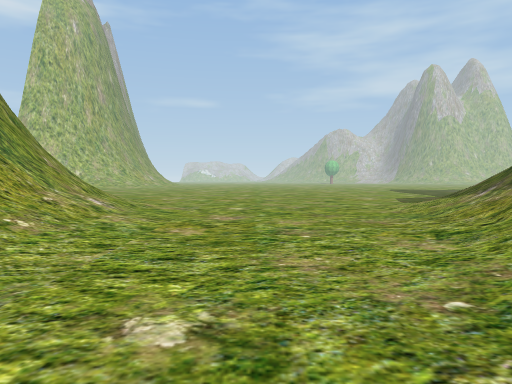
View 1 (above)

17 first-person views from a walk through a 3-D level made in the Unity game engine. The camera is 1.5 m above the floor, tilts 2° down and sees 70° across. The floor is counted in squares, 2 m on a side. Each view is taken from the middle of a square. On the plan, view 1 faces up. The plan holds only what a view shows up to about 11 squares ahead; the rest is blank. The place goes on beyond the plan. Some trees and plants on the terrain are drawn as simple stand-ins. Some surface patterns are stand-ins.

View 2
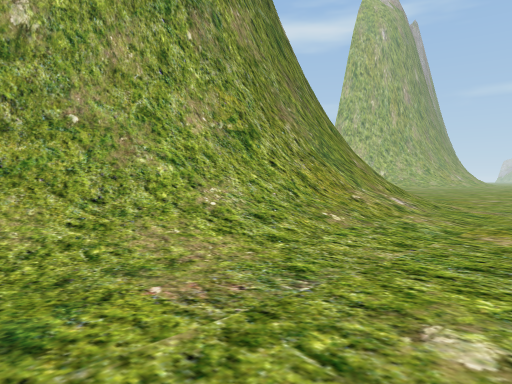

View 3
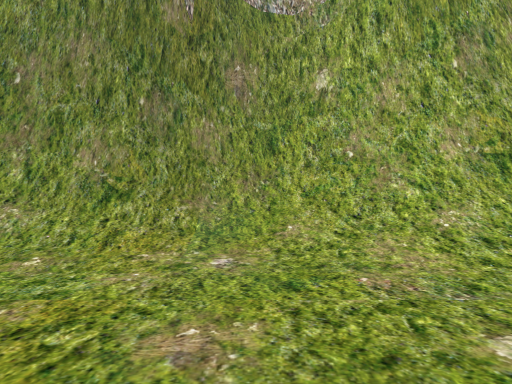

View 4
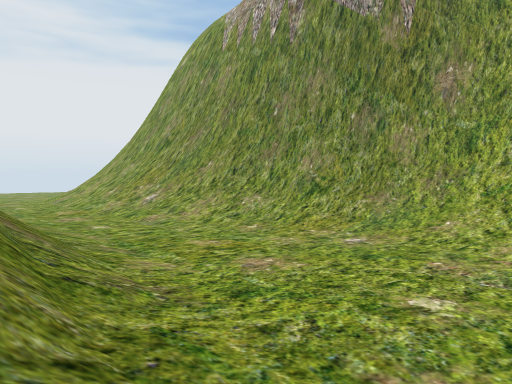

View 5
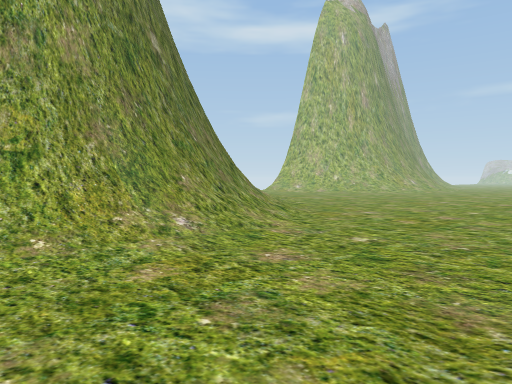

View 6
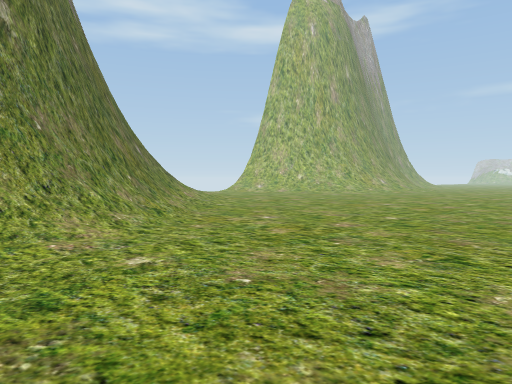

View 7
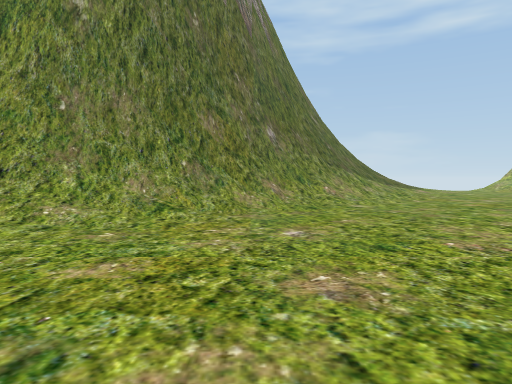

View 8
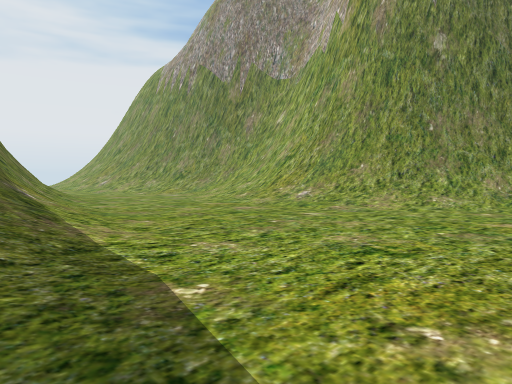

View 9
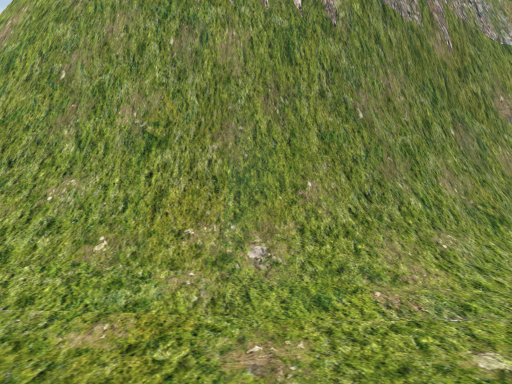

View 10
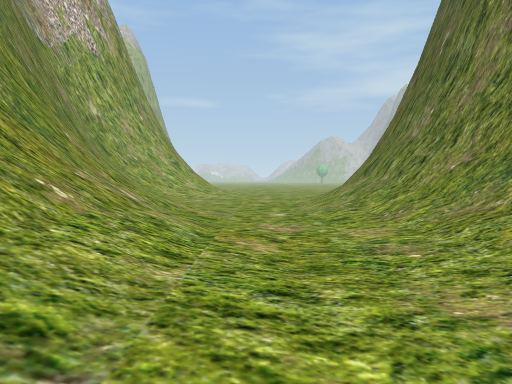

View 11
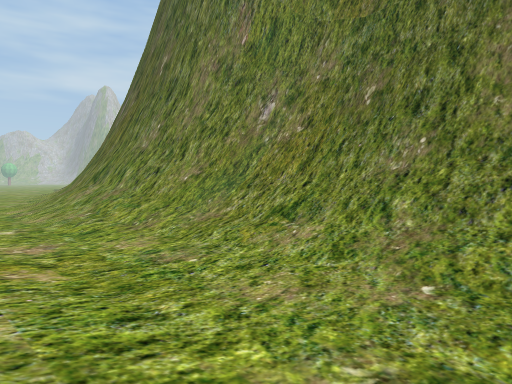

View 12
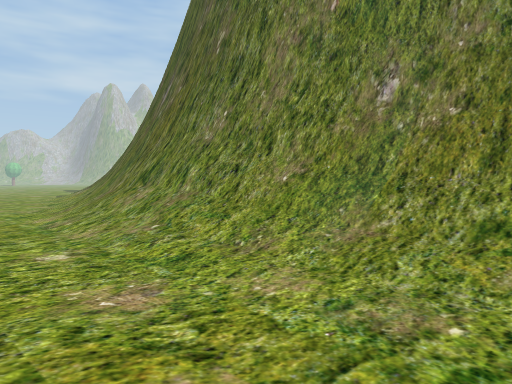

View 13
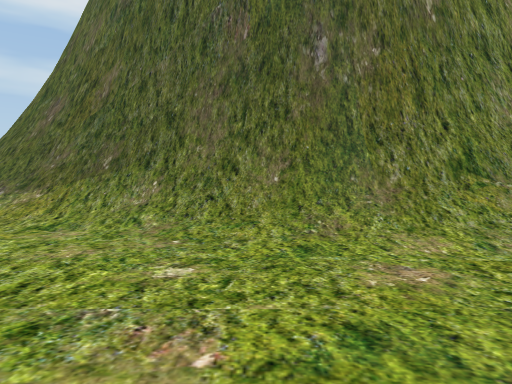

View 14
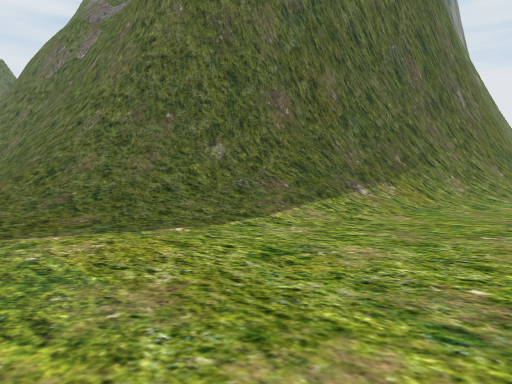

View 15
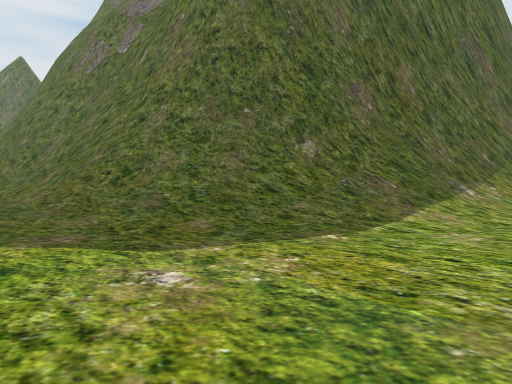

View 16
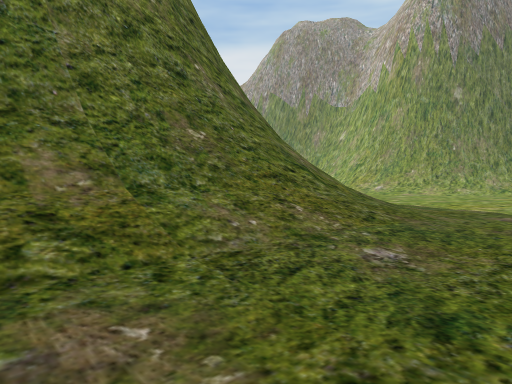

View 17
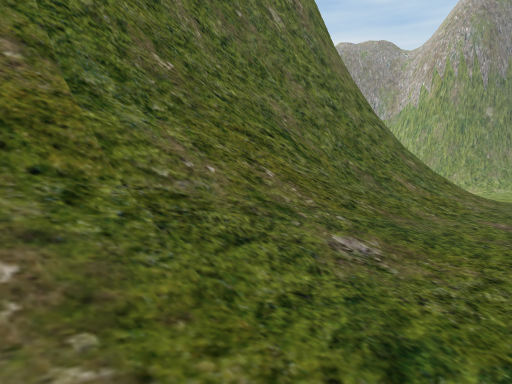

### Floor plan
Key: @ floor where view 1 was taken; # wall or solid block; . main floor; : floor 0.25 m higher than the main floor; + floor 0.5 m higher than the main floor; / step, stairs or slope; = window, fence, low wall or low ledge.
Columns run from 9 left of view 1 to 22 right of it. Each row starts with its distance up from view 1.
 16 /:.............      ....   ..:+
 15 //:.......................:+++//
 14 #//...............::++++++//////
 13 ##//............:///////////////
 12  ##//..........:///////////####
 11   #=//........:////##########
 10   ##//:.......////###
  9    #=//......:///##
  8    ##//......///##
  7     #//......//##
  6     #//:....://#
  5    ##//.....:/##
  4    #///.....//#
  3   ##//+...../##
  2   #///:....+/#
  1   #//+...../##
  0   #//:...@:/#
 -1   ##/:....:/#
 -2   ##//....+/#
 -3    #//....+/#
 -4    #//:...+/##
 -5    ##//...+/##
 -6    ##//:..+//#
 -7     #//:..://#
 -8     #///..://#
 -9     #///...//#
-10     #///...//#
-11     #///:..//#
-12     #///:.://#
-13     #/ /:.://#
-14     #  /:.:

Where each view was taken, in squares from view 1:
view 1: 0 up, 0 right, facing up
view 2: 0 up, 0 right, facing up-left
view 3: 0 up, 2 right, facing left
view 4: 3 up, 3 right, facing down-left
view 5: 3 up, 3 right, facing up-left
view 6: 7 up, 4 right, facing up-left
view 7: 14 up, 2 right, facing left
view 8: 14 up, 6 right, facing down-left
view 9: 8 down, 3 right, facing left
view 10: 14 down, 1 left, facing up
view 11: 14 down, 2 left, facing up-right
view 12: 11 down, 2 left, facing up-right
view 13: 1 up, 4 left, facing right
view 14: 15 up, 0 right, facing down-right
view 15: 16 up, 2 right, facing down-right
view 16: 16 up, 15 right, facing down-left
view 17: 16 up, 22 right, facing down-left
